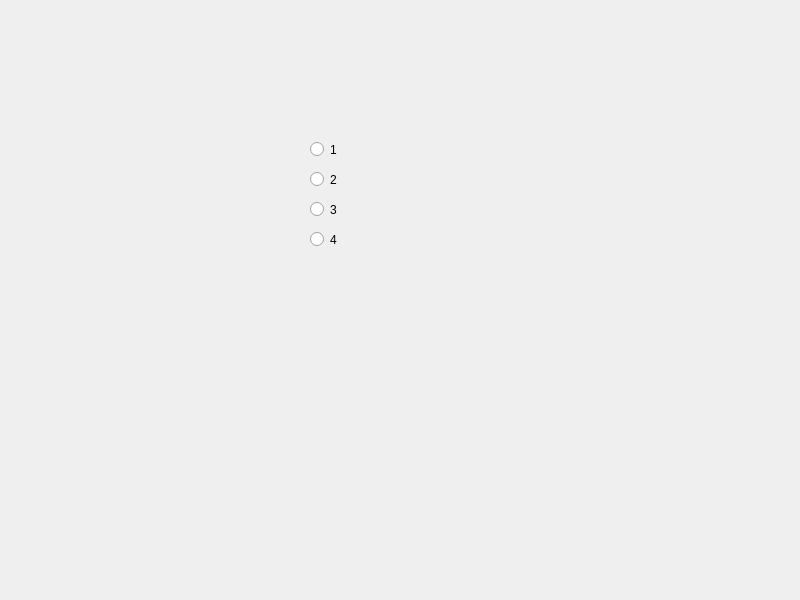
<?xml version="1.0" encoding="UTF-8"?>
<ui version="4.0">
 <class>Widget</class>
 <widget class="QWidget" name="Widget">
  <property name="geometry">
   <rect>
    <x>0</x>
    <y>0</y>
    <width>800</width>
    <height>600</height>
   </rect>
  </property>
  <property name="windowTitle">
   <string>Widget</string>
  </property>
  <widget class="QRadioButton" name="radioButton">
   <property name="geometry">
    <rect>
     <x>310</x>
     <y>140</y>
     <width>115</width>
     <height>19</height>
    </rect>
   </property>
   <property name="text">
    <string>1</string>
   </property>
  </widget>
  <widget class="QRadioButton" name="radioButton_2">
   <property name="geometry">
    <rect>
     <x>310</x>
     <y>170</y>
     <width>115</width>
     <height>19</height>
    </rect>
   </property>
   <property name="text">
    <string>2</string>
   </property>
  </widget>
  <widget class="QRadioButton" name="radioButton_3">
   <property name="geometry">
    <rect>
     <x>310</x>
     <y>200</y>
     <width>115</width>
     <height>19</height>
    </rect>
   </property>
   <property name="text">
    <string>3</string>
   </property>
  </widget>
  <widget class="QRadioButton" name="radioButton_4">
   <property name="geometry">
    <rect>
     <x>310</x>
     <y>230</y>
     <width>115</width>
     <height>19</height>
    </rect>
   </property>
   <property name="text">
    <string>4</string>
   </property>
  </widget>
 </widget>
 <resources/>
 <connections/>
</ui>
